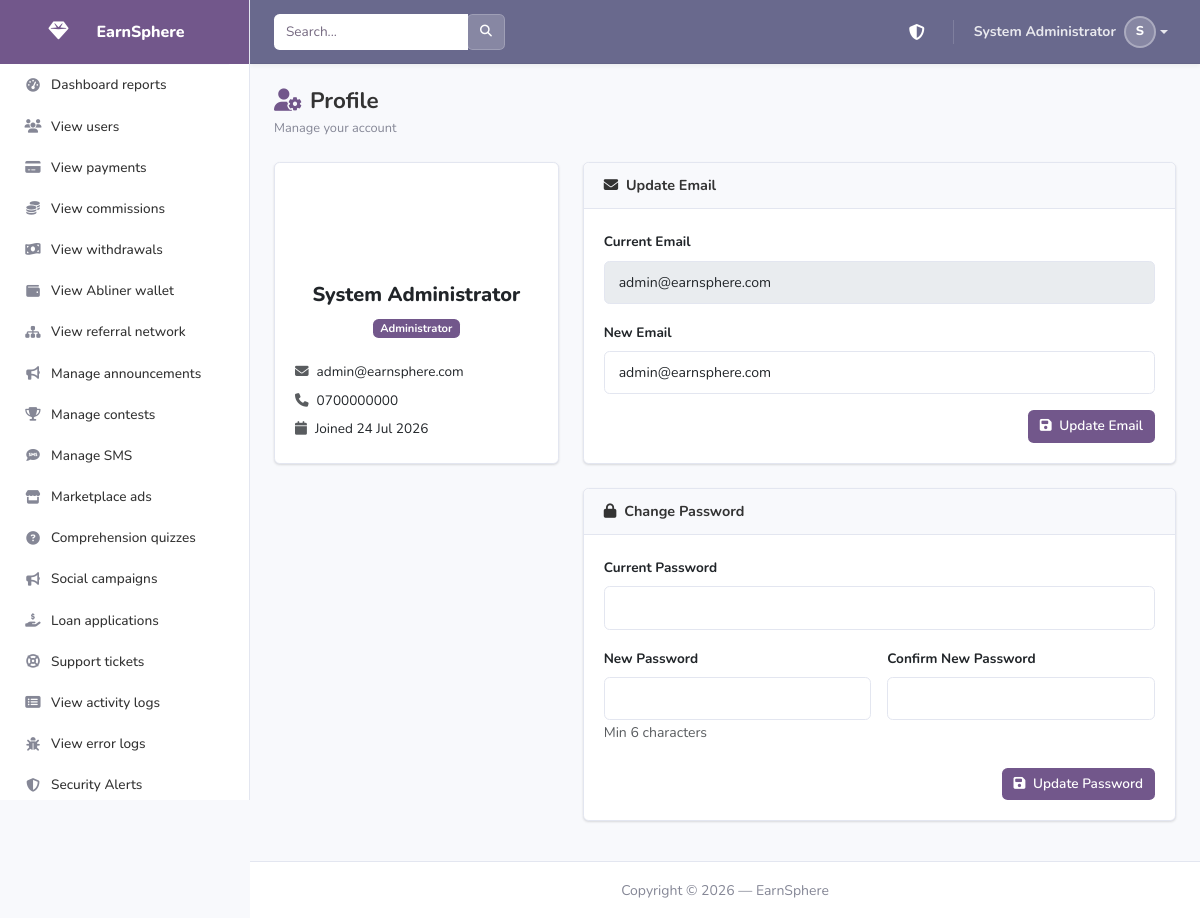
Screenshot of /admin/profile.php (signed in) with the database file from the repository.
### tables this page shows
CREATE TABLE IF NOT EXISTS `users` (
    `id` INT UNSIGNED NOT NULL AUTO_INCREMENT,
    `full_name` VARCHAR(150) NOT NULL,
    `phone` VARCHAR(20) NOT NULL,
    `email` VARCHAR(150) DEFAULT NULL,
    `password` VARCHAR(255) NOT NULL,
    `referral_code` VARCHAR(20) NOT NULL,
    `referred_by` INT UNSIGNED DEFAULT NULL,
    `referred_by_level` TINYINT UNSIGNED DEFAULT NULL COMMENT '1=direct,2=level2,3=level3',
    `avatar` VARCHAR(255) DEFAULT NULL,
    `status` ENUM('pending','active','suspended') NOT NULL DEFAULT 'pending',
    `role` ENUM('user','admin','agent') NOT NULL DEFAULT 'user',
    `staff_version` INT UNSIGNED NOT NULL DEFAULT 0,
    `is_online` TINYINT(1) NOT NULL DEFAULT 0,
    `last_login` DATETIME DEFAULT NULL,
    `ip_address` VARCHAR(45) DEFAULT NULL,
    `created_at` DATETIME NOT NULL DEFAULT CURRENT_TIMESTAMP,
    `updated_at` DATETIME NOT NULL DEFAULT CURRENT_TIMESTAMP ON UPDATE CURRENT_TIMESTAMP,
    PRIMARY KEY (`id`),
    UNIQUE KEY `uk_phone` (`phone`),
    UNIQUE KEY `uk_email` (`email`),
    UNIQUE KEY `uk_referral_code` (`referral_code`),
    KEY `idx_referred_by` (`referred_by`),
    KEY `idx_status` (`status`),
    KEY `idx_role` (`role`),
    CONSTRAINT `fk_users_referred_by` FOREIGN KEY (`referred_by`) REFERENCES `users` (`id`) ON DELETE SET NULL
);

### classes/StaffAccess.php (called while the page is built, shortened)
<?php
class StaffAccess {
    private static array $cache = [];
    private static function account(int $id): ?array {
        if (!array_key_exists($id, self::$cache)) {
            $user = Database::fetchOne('SELECT * FROM users WHERE id = ?', [$id]);
            if (!$user || $user['status'] !== 'active' || !in_array($user['role'], ['admin', 'agent'], true)) {
                self::$cache[$id] = null;
            } else {
                $user['permissions'] = $user['role'] === 'admin' ? array_keys(self::catalog()) : array_column(
                    Database::fetchAll('SELECT permission FROM agent_permissions WHERE user_id = ?', [$id]), 'permission');
                self::$cache[$id] = $user;
            }
        }
        return self::$cache[$id];
    }
    public static function current(): ?array {
        $id = (int) ($_SESSION['user_id'] ?? 0);
        $user = self::account($id);
        return $user;
    }
    public static function isStaff(): bool { return self::current() !== null; }
    public static function isAdministrator(): bool { return (self::current()['role'] ?? '') === 'admin'; }
    public static function can(string $permission): bool {
        $user = self::current();
        if (in_array($permission, ['profile', 'home'], true)) return true;
        if (in_array($permission, ['settings', 'agents', 'security-alerts', 'referral-lookup'], true)) return $user['role'] === 'admin';
        return isset(self::catalog()[$permission]) && in_array($permission, $user['permissions'], true);
    }
    public static function menu(): array {
        $items = [];
        foreach (self::catalog() as $key => $item) {
            if (isset($item['page']) && self::can($key)) $items[] = ['permission' => $key] + $item;
        }
        if (self::isAdministrator()) {
            $items[] = ['permission' => 'security-alerts', 'page' => 'security-alerts', 'label' => 'Security Alerts', 'icon' => 'shield-alt'];
            $items[] = ['permission' => 'referral-lookup', 'page' => 'referral-lookup', 'label' => 'Referral Code Lookup', 'icon' => 'search'];
            $items[] = ['permission' => 'agents', 'page' => 'agents', 'label' => 'Agents & Permissions', 'icon' => 'user-shield'];
            $items[] = ['permission' => 'settings', 'page' => 'snippe-wallet', 'label' => 'Snippe Wallet', 'icon' => 'wallet'];
            $items[] = ['permission' => 'settings', 'page' => 'settings', 'label' => 'System Settings', 'icon' => 'cog'];
        }
        if (self::isStaff()) $items[] = ['permission' => 'profile', 'page' => 'profile', 'label' => 'My Profile', 'icon' => 'user-cog'];
        return $items;
    }
    public static function landingUrl(): string {
        if (self::isAdministrator()) return SITE_URL . '/admin/index';
        return SITE_URL . '/admin/home';
    }
    public static function pagePermission(string $page): ?string {
        return in_array($page, ['settings', 'agents', 'security-alerts', 'referral-lookup', 'profile', 'home'], true) ? $page : null;
    }
    public static function requirePermission(string $permission, bool $json = false): void {
        if (!self::can($permission)) self::deny($json, isset($_SESSION['user_id']) ? 403 : 401);
    }
    public static function requirePage(string $page): void {
        $permission = self::pagePermission($page);
        self::requirePermission($permission);
    }
}

### config/database.php (called while the page is built, shortened)
<?php
class Database {
    private static ?PDO $instance = null;
    public static function getConnection(): PDO {
        if (self::$instance === null) {
            $dsn = "mysql:host=" . DB_HOST . ";dbname=" . DB_NAME . ";charset=" . DB_CHARSET;
            $options = [
                PDO::ATTR_ERRMODE            => PDO::ERRMODE_EXCEPTION,
                PDO::ATTR_DEFAULT_FETCH_MODE => PDO::FETCH_ASSOC,
                PDO::ATTR_EMULATE_PREPARES   => false,
                PDO::MYSQL_ATTR_INIT_COMMAND => "SET NAMES utf8mb4 COLLATE utf8mb4_unicode_ci",
            ];
            try {
                self::$instance = new PDO($dsn, DB_USER, DB_PASS, $options);
            } catch (PDOException $e) {
                error_log("Database connection failed: " . $e->getMessage());
                if (ENVIRONMENT === 'development') {
                    die("Database connection failed: " . $e->getMessage());
                }
                die("Database connection failed. Please try again later.");
            }
        }
        return self::$instance;
    }
    public static function query(string $sql, array $params = []): PDOStatement {
        $stmt = self::getConnection()->prepare($sql);
        $stmt->execute($params);
        return $stmt;
    }
    public static function fetchOne(string $sql, array $params = []): ?array {
        $stmt = self::query($sql, $params);
        $result = $stmt->fetch();
        return $result ?: null;
    }
    public static function count(string $table, string $where = '1=1', array $params = []): int {
        $parts = preg_split('/\s+/', trim($table), 2);
        $fromClause = '`' . $parts[0] . '`' . (isset($parts[1]) ? ' ' . $parts[1] : '');
        $sql = "SELECT COUNT(*) as cnt FROM {$fromClause} WHERE {$where}";
        $result = self::fetchOne($sql, $params);
        return (int) ($result['cnt'] ?? 0);
    }
}

### classes/SecurityAlerts.php (called while the page is built, shortened)
<?php
require_once __DIR__ . '/../config/database.php';
final class SecurityAlerts {
    private static function ready(): void {
        try { Database::fetchOne('SELECT id FROM error_logs LIMIT 1'); }
        catch (Throwable $e) { ErrorLogger::ensureTable(); }
    }
    private static function readThrough(int $adminId): int {
        $row = Database::fetchOne('SELECT setting_value FROM settings WHERE setting_key = ?', ['security_alert_read_' . $adminId]);
        return max(0, (int) ($row['setting_value'] ?? 0));
    }
    private static function requireAdministrator(int $adminId): void {
        require_once __DIR__ . '/StaffAccess.php';
    }
    public static function unread(int $adminId): int {
        try { self::ready(); return Database::count('error_logs', 'category = ? AND id > ?', ['security', self::readThrough($adminId)]); }
        catch (Throwable $e) { return 0; }
    }
}

### includes/helpers.php (called while the page is built, shortened)
<?php
function sanitize(mixed $input): mixed {
    return htmlspecialchars(trim($input), ENT_QUOTES, 'UTF-8');
}

### admin/profile.php (the view, shortened to what this page needs)
<?php
require_once dirname(__DIR__) . '/config/database.php';
require_once dirname(__DIR__) . '/includes/helpers.php';
require_once dirname(__DIR__) . '/classes/StaffAccess.php';
StaffAccess::requirePage('profile');
$admin = Database::fetchOne(
    "SELECT id, full_name, email, phone, role, status, created_at FROM users WHERE id = ?",
    [$_SESSION['user_id']]
);
include __DIR__ . '/admin_header.php';
?>
<div class="page-header">
    <h1><i class="fas fa-user-cog me-2" style="color:var(--primary);"></i>Profile</h1>
    <p>Manage your account</p>
</div>
<div class="row g-4">
    <div class="col-lg-4">
        <div class="card">
            <div class="card-body text-center py-4">
                <div style="width:80px;height:80px;border-radius:50%;background:linear-gradient(135deg,var(--primary),var(--primary-dark));color:white;display:inline-flex;align-items:center;justify-content:center;font-size:2rem;font-weight:800;margin-bottom:1rem;">
                </div>
                <h5 style="font-weight:800;"><?= sanitize($admin['full_name']) ?></h5>
                <span class="badge bg-primary mb-2"><?= $admin['role'] === 'agent' ? 'Agent' : 'Administrator' ?></span>
                <div class="text-start mt-3" style="font-size:0.85rem;">
                    <p class="mb-2"><i class="fas fa-envelope me-2 text-muted"></i><?= sanitize($admin['email'] ?: 'Not set') ?></p>
                    <p class="mb-2"><i class="fas fa-phone me-2 text-muted"></i><?= sanitize($admin['phone'] ?: 'Not set') ?></p>
                    <p class="mb-0"><i class="fas fa-calendar me-2 text-muted"></i>Joined <?= date('d M Y', strtotime($admin['created_at'])) ?></p>
                </div>
            </div>
        </div>
    </div>
    <div class="col-lg-8">
        <div class="card mb-4">
            <div class="card-header">
                <h6><i class="fas fa-envelope me-1"></i> Update Email</h6>
            </div>
            <div class="card-body">
                <form method="POST">
                    <div class="mb-3">
                        <label class="form-label" style="font-weight:700;font-size:0.85rem;">Current Email</label>
                        <input type="text" class="form-control" value="<?= sanitize($admin['email'] ?: 'Not set') ?>" disabled>
                    </div>
                    <div class="mb-3">
                        <label class="form-label" style="font-weight:700;font-size:0.85rem;">New Email</label>
                        <input type="email" class="form-control" name="new_email" required placeholder="admin@example.com" value="<?= sanitize($admin['email'] ?? '') ?>">
                    </div>
                    <div class="text-end">
                        <button type="submit" class="btn btn-primary">
                            <i class="fas fa-save me-1"></i> Update Email
                        </button>
                    </div>
                </form>
            </div>
        </div>
        <div class="card">
            <div class="card-header">
                <h6><i class="fas fa-lock me-1"></i> Change Password</h6>
            </div>
            <div class="card-body">
                <form method="POST">
                    <div class="mb-3">
                        <label class="form-label" style="font-weight:700;font-size:0.85rem;">Current Password</label>
                        <input type="password" class="form-control" name="current_password" required autocomplete="current-password">
                    </div>
                    <div class="row g-3">
                        <div class="col-md-6">
                            <label class="form-label" style="font-weight:700;font-size:0.85rem;">New Password</label>
                            <input type="password" class="form-control" name="new_password" required minlength="6" autocomplete="new-password">
                            <small class="text-muted">Min 6 characters</small>
                        </div>
                        <div class="col-md-6">
                            <label class="form-label" style="font-weight:700;font-size:0.85rem;">Confirm New Password</label>
                            <input type="password" class="form-control" name="confirm_password" required minlength="6" autocomplete="new-password">
                        </div>
                    </div>
                    <div class="text-end mt-4">
                        <button type="submit" class="btn btn-primary">
                            <i class="fas fa-save me-1"></i> Update Password
                        </button>
                    </div>
                </form>
            </div>
        </div>
    </div>
</div>
<?php include __DIR__ . '/admin_footer.php'; ?>

### admin/admin_header.php (shortened to what this page needs)
<?php
require_once dirname(__DIR__) . '/classes/StaffAccess.php';
require_once dirname(__DIR__) . '/includes/helpers.php';
$currentPage = basename($_SERVER['PHP_SELF'], '.php');
$adminUser = Database::fetchOne("SELECT full_name, avatar FROM users WHERE id = ?", [$_SESSION['user_id']]);
$securityUnread = 0;
if (StaffAccess::isAdministrator()) {
    require_once dirname(__DIR__) . '/classes/SecurityAlerts.php';
    $securityUnread = SecurityAlerts::unread((int) $_SESSION['user_id']);
}
?>
<!DOCTYPE html>
<html lang="en">
<head>
    <link href="https://cdn.jsdelivr.net/npm/bootstrap@5.3.3/dist/css/bootstrap.min.css" rel="stylesheet">
    <link rel="stylesheet" href="https://cdnjs.cloudflare.com/ajax/libs/font-awesome/6.5.1/css/all.min.css">
    <link rel="stylesheet" href="<?= SITE_URL ?>/assets/css/admin.css?v=<?= filemtime(dirname(__DIR__).'/assets/css/admin.css') ?>">
</head>
<body id="page-top">
<div id="wrapper">
<ul class="navbar-nav sidebar sidebar-light accordion" id="accordionSidebar">
    <a class="sidebar-brand d-flex align-items-center justify-content-center" href="<?= htmlspecialchars(StaffAccess::landingUrl(), ENT_QUOTES) ?>">
        <div class="sidebar-brand-icon">
            <i class="fas fa-gem"></i>
        </div>
        <div class="sidebar-brand-text mx-3">EarnSphere</div>
    </a>
    <hr class="sidebar-divider my-0">
    <?php foreach (StaffAccess::menu() as $item): ?>
    <li class="nav-item <?= $currentPage === $item['page'] ? 'active' : '' ?>" data-permission="<?= htmlspecialchars($item['permission'], ENT_QUOTES) ?>">
        <a class="nav-link" href="<?= SITE_URL ?>/admin/<?= htmlspecialchars($item['page'], ENT_QUOTES) ?>">
            <i class="fas fa-fw fa-<?= htmlspecialchars($item['icon'], ENT_QUOTES) ?>"></i>
            <span><?= htmlspecialchars($item['label'], ENT_QUOTES) ?></span>
        </a>
    </li>
    <?php endforeach; ?>
</ul>
<div id="content-wrapper" class="d-flex flex-column">
    <div id="content">
        <nav class="topbar d-flex align-items-center justify-content-between">
            <form class="d-none d-sm-inline-block navbar-search" style="max-width:320px;">
                <div class="input-group">
                    <input type="text" class="form-control bg-light border-0 small" placeholder="Search...">
                    <div class="input-group-append">
                        <button class="btn btn-search" type="button">
                        </button>
                    </div>
                </div>
            </form>
            <ul class="navbar-nav ml-auto d-flex align-items-center">
                <?php if (StaffAccess::isAdministrator()): ?>
                <li class="nav-item mx-2"><a class="nav-link position-relative" href="<?= SITE_URL ?>/admin/security-alerts" aria-label="Security alerts<?= $securityUnread ? ': ' . (int) $securityUnread . ' unread' : '' ?>" style="color:white">
                    <i class="fas fa-shield-alt"></i>
                </a></li>
                <?php endif; ?>
                <li class="nav-item dropdown no-arrow">
                    <a class="nav-link dropdown-toggle d-flex align-items-center" href="#" id="userDropdown" role="button" data-bs-toggle="dropdown" style="color: rgba(255,255,255,0.85);">
                        <span class="mr-2 d-none d-lg-inline small" style="font-weight:700;">
                            <?= htmlspecialchars($adminUser['full_name'] ?? 'Staff', ENT_QUOTES) ?>
                        </span>
                        <div style="width:32px;height:32px;border-radius:50%;background:rgba(255,255,255,0.2);color:white;display:inline-flex;align-items:center;justify-content:center;font-weight:800;font-size:0.8rem;vertical-align:middle;margin-left:0.5rem;border:2px solid rgba(255,255,255,0.3);">
                            <?= sanitize(strtoupper(substr($adminUser['full_name'] ?? 'A', 0, 1))) ?>
                        </div>
                    </a>
                </li>
            </ul>
        </nav>
        <div class="container-fluid" id="container-wrapper">

### rows the page displays
users: full_name "System Administrator", full_name "S", email "admin@earnsphere.com", phone "0700000000", created_at "24 Jul 2026", new_email "admin@earnsphere.com"

### other values shown
$item['label'] "Dashboard reports"
$item['label'] "View users"
$item['label'] "View payments"
$item['label'] "View commissions"
$item['label'] "View withdrawals"
$item['label'] "View Abliner wallet"
$item['label'] "View referral network"
$item['label'] "Manage announcements"
$item['label'] "Manage contests"
$item['label'] "Manage SMS"
$item['label'] "Marketplace ads"
$item['label'] "Comprehension quizzes"
$item['label'] "Social campaigns"
$item['label'] "Loan applications"
$item['label'] "Support tickets"
